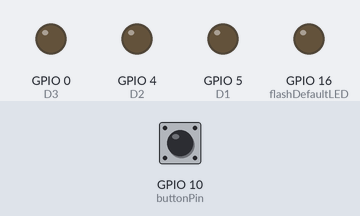
Bench run of a sketch on a simulated ESP8266 (NodeMCU). On the bench: output pins drawn as LEDs (lit = HIGH). The inputs (shaded band) are chosen by the test bench; at power-on: GPIO 10 (buttonPin) HIGH. WiFi joins after 1.5 s; servers stay silent unless stated; pins used as bus, display or sensor lines are not drawn; what the sketch prints to the serial monitor is not drawn.

Above: at 5.7 s.
5.8 s: GPIO 10 (buttonPin) pulled LOW for 3.2 s
At 9.0 s:
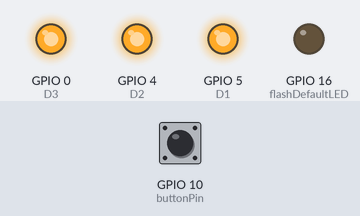
10.5 s: GPIO 10 (buttonPin) pulled LOW for 0.15 s
At 10.9 s:
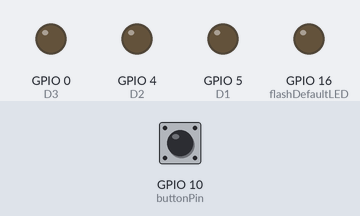
12.1 s: GPIO 10 (buttonPin) pulled LOW for 1 s
At 13.3 s:
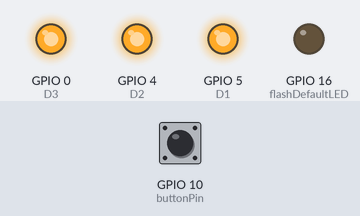
Timing chart, 0 to 15.1 s (numbered marks = the images above; inputs shaded):
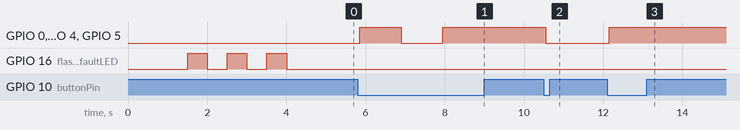

The sketch:

LightControl.ino
```cpp
#include <ESP8266WiFi.h>
#include <ESP8266WebServer.h>

ESP8266WebServer server(80); // 80 is the port number

const char* ssid = "********";//SSID
const char* password = "Your Password";//Password

int buttonPin = 10; //  Push button is connected to GPIO pin 10
bool lightsState = LOW; // Initially, lights are off

void toggleLights() {
  lightsState = !lightsState; // Toggle the lights state
  digitalWrite(5, lightsState);
  digitalWrite(4, lightsState);
  digitalWrite(0, lightsState);
  digitalWrite(2, lightsState);

  if (lightsState) {
    server.send(200, "text/html", "Lights turned on");
  } else {
    server.send(200, "text/html", "Lights turned off");
  }
}
void flashDefaultLED() {
    // Configure the default onboard LED pin (D0 or GPIO16) as an output
    pinMode(16, OUTPUT);

    // Flash the LED three times with a short delay in between
    for (int i = 0; i < 3; i++) {
        digitalWrite(16, HIGH);   // Turn on the LED
        delay(500);                // Delay for 500 milliseconds (0.5 seconds)
        digitalWrite(16, LOW);    // Turn off the LED
        delay(500);                // Delay for another 500 milliseconds
    }

    // Turn off the LED after flashing
    digitalWrite(16, LOW);
}

void setup() {
  Serial.begin(115200);
  WiFi.mode(WIFI_STA);
  WiFi.begin(ssid, password);

  while (WiFi.status() != WL_CONNECTED) delay(500);

  Serial.print("IP Address: ");
  Serial.println(WiFi.localIP());

  server.on("/toggleLights", toggleLights);

  server.begin();

  pinMode(5, OUTPUT); // D1
  pinMode(4, OUTPUT); // D2
  pinMode(0, OUTPUT); // D3
  pinMode(2, OUTPUT); // D4
  pinMode(buttonPin, INPUT_PULLUP);
    // Flash the default onboard LED
    flashDefaultLED();
}

void loop() {
  server.handleClient();
  // Check for button press
  if (digitalRead(buttonPin) == LOW) {
    delay(50); // Debounce delay
    if (digitalRead(buttonPin) == LOW) {
      toggleLights();
      delay(1000); // Debounce delay to avoid multiple toggles
    }
  }
}
```

Measured:
- after the input at 5.8 s, GPIO 0 (D3), GPIO 4 (D2), GPIO 5 (D1): LOW → HIGH after 0.05 s, → LOW 1.1 s later, → HIGH 1.1 s later
- after the input at 10.5 s, GPIO 0 (D3), GPIO 4 (D2), GPIO 5 (D1): HIGH → LOW after 0.05 s
- after the input at 12.1 s, GPIO 0 (D3), GPIO 4 (D2), GPIO 5 (D1): LOW → HIGH after 0.05 s
